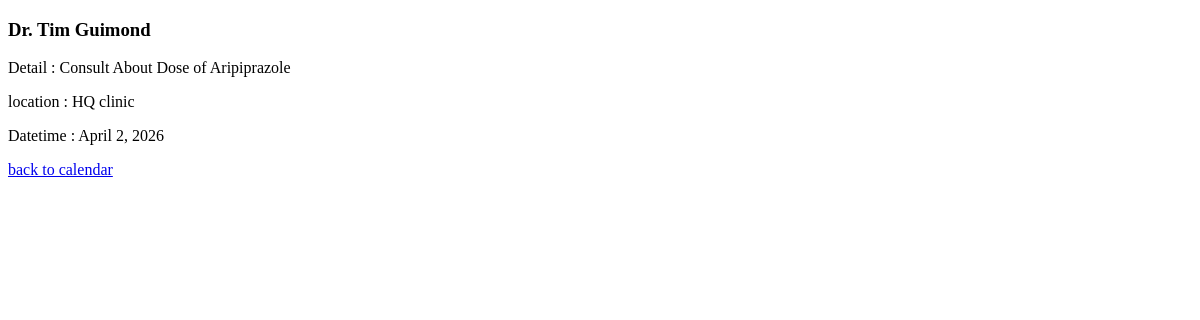
Page /event/calendar/info/3/ on the committed database.
### event/models.py (models this page shows, shortened)
class MyEvent(models.Model):
    title = models.CharField(max_length=255)
    description = models.TextField()
    location = models.CharField(max_length=255)
    date = models.DateField()
    start_time = models.TimeField(blank=True, null=True)  # เวลาเริ่ม
    end_time = models.TimeField(blank=True, null=True)

### event/views.py (the view)
# urls.py: path('calendar/info/<int:id>/', views.event_detail, name='event_detail')
def event_detail(request, id):
    content = get_object_or_404(MyEvent, id=id)
    context = { 'content': content }
    template = loader.get_template('event_description.html')
    return HttpResponse(template.render(context, request))

### event/templates/event_description.html (shortened to what this page needs)
{% extends 'event_master.html' %}
{% block content %}
<h3>{{ content.title }}</h3>
<p> Detail : {{ content.description }}</p>
<p> location : {{ content.location }}</p>
<p> Datetime : {{ content.date }} {% if content.start_time %} {{ content.start_time }} {% endif %} {% if content.end_time %}-{{ content.end_time }} {% endif %}</p>
<a href="{% url 'event_calendar' %}"">back to calendar</a>
{% endblock %}

### event/static/event/style.css (style rules this page uses)
* { box-sizing: border-box; }

### rows in the picture
MyEvent: title "Dr. Tim Guimond", description "Consult About Dose of Aripiprazole", location "HQ clinic", date "April 2, 2026"
